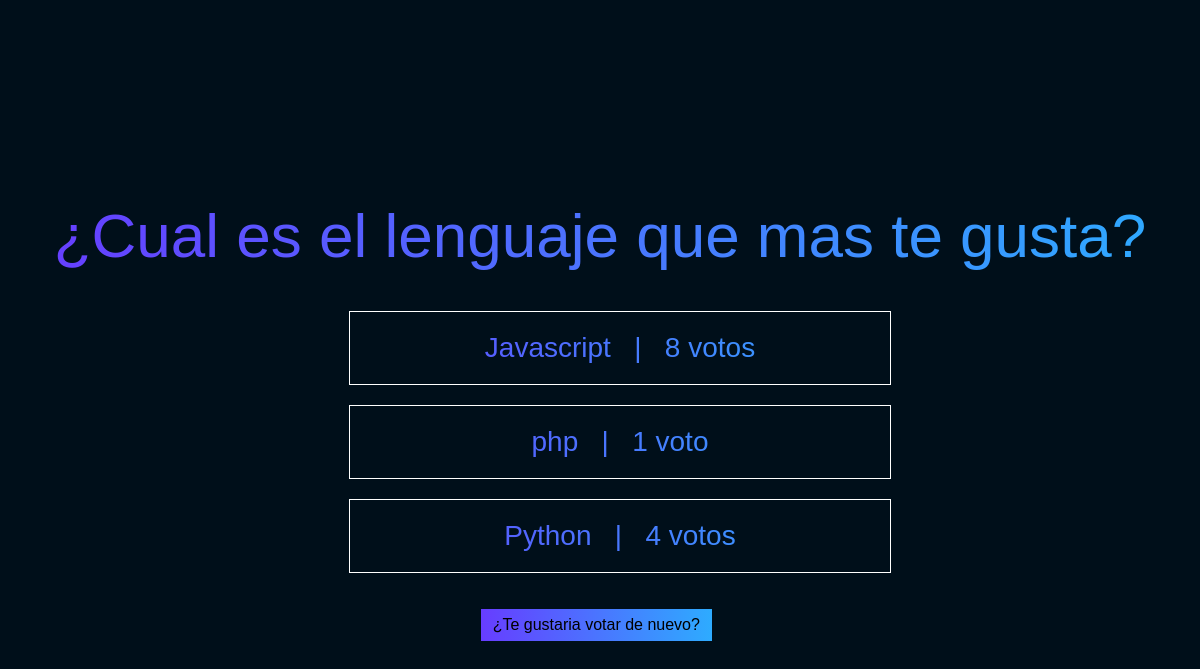
Page /polls/1/results/ on the committed database.
### polls/models.py (models this page shows, shortened)
class Question(models.Model): #preguntas(tablas)
    question_text = models.CharField(max_length=200)  #atributos(opp) o columnas(database)
    pub_date = models.DateTimeField("date published")

class choice(models.Model):  #respuestas
    question = models.ForeignKey(Question, on_delete=models.CASCADE)
    choice_text = models.CharField(max_length=200)
    votes = models.IntegerField(default= 0)

### polls/views.py (the view)
# urls.py: path("<int:pk>/results/", views.Resultview.as_view(), name="results"),
class Resultview(generic.DetailView):
    model = Question
    template_name ="polls/results.html"

### polls/templates/polls/results.html (shortened to what this page needs)
{% load static %}
<!DOCTYPE html>
<html lang="en">
  <head>
    <link rel="stylesheet" href="{% static 'polls/style.css' %}" />
    <link rel="stylesheet" href="{% static 'polls/results.css' %}" />
  </head>
  <body>
    <header>
      <p>{{ question.question_text }}</p>
    </header>
    <main>
      <ul>
        {% for choice in question.choice_set.all %}
        <li>
          {{ choice.choice_text }} &nbsp; | &nbsp; {{ choice.votes }} voto{{ choice.votes|pluralize}}
        </li>
        {% endfor %}
      </ul>
    </main>
    <a href="{% url 'polls:detail' question.id %}"
      >¿Te gustaria votar de nuevo?</a
    >
  </body>
</html>

### polls/static/polls/style.css (style rules this page uses)
body { display: flex; align-items: center; justify-content: space-between; flex-direction: column; height: 100vh; background: hsl(204 100% 5%); font-family: Arial, Helvetica, sans-serif; }
header { display: flex; align-items: center; justify-content: center; padding: 30px; padding-top: 30px; height: 60px; font-size: 62px; color: #71632d; }
ul { display: flex; align-items: center; justify-content: center; flex-direction: column; }
header, ul { background: linear-gradient( to right, rgb(103, 61, 255), hsl(204 100% 59%) ); -webkit-background-clip: text; -webkit-text-fill-color: transparent; text-align: center; }
li { display: flex; align-items: center; justify-content: center; width: 500px; border: 1px solid white; padding: 20px; margin-bottom: 20px; font-size: 28px; }
a { color: white; text-decoration: none; }

### polls/static/polls/results.css (style rules this page uses)
body { display: flex; align-items: center; justify-content: center; }
a { background: linear-gradient( to right, rgb(103, 61, 255), hsl(204, 100%, 59%) ); outline: none; text-decoration: none; display: inline-block; width: 19.5%; margin-right: 0.625%; text-align: center; line-height: 2; -webkit-text-fill-color: black; }

### rows in the picture
Question: question_text "¿Cual es el lenguaje que mas te gusta?"
choice: choice_text "Javascript", votes "8"
choice: choice_text "php", votes "1"
choice: choice_text "Python", votes "4"
